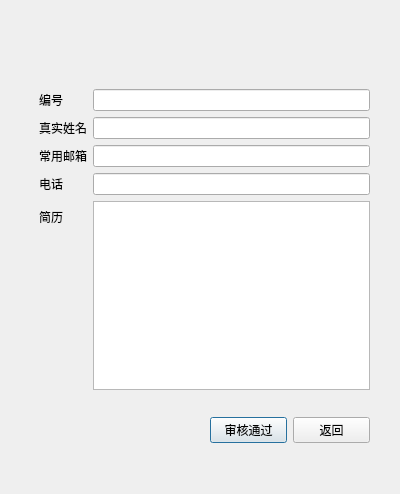
<?xml version="1.0" encoding="UTF-8"?>
<ui version="4.0">
 <class>AuditDlg</class>
 <widget class="QDialog" name="AuditDlg">
  <property name="geometry">
   <rect>
    <x>0</x>
    <y>0</y>
    <width>400</width>
    <height>494</height>
   </rect>
  </property>
  <property name="windowTitle">
   <string>Dialog</string>
  </property>
  <widget class="QLabel" name="labFront">
   <property name="geometry">
    <rect>
     <x>50</x>
     <y>10</y>
     <width>281</width>
     <height>51</height>
    </rect>
   </property>
   <property name="font">
    <font>
     <pointsize>20</pointsize>
    </font>
   </property>
   <property name="text">
    <string/>
   </property>
   <property name="alignment">
    <set>Qt::AlignCenter</set>
   </property>
  </widget>
  <widget class="QWidget" name="formLayoutWidget">
   <property name="geometry">
    <rect>
     <x>39</x>
     <y>89</y>
     <width>331</width>
     <height>301</height>
    </rect>
   </property>
   <layout class="QFormLayout" name="formLayout">
    <item row="0" column="0">
     <widget class="QLabel" name="LabCode">
      <property name="text">
       <string>编号</string>
      </property>
     </widget>
    </item>
    <item row="0" column="1">
     <widget class="QLineEdit" name="LineEditCode"/>
    </item>
    <item row="1" column="0">
     <widget class="QLabel" name="LabName">
      <property name="text">
       <string>真实姓名</string>
      </property>
     </widget>
    </item>
    <item row="1" column="1">
     <widget class="QLineEdit" name="LineEditName"/>
    </item>
    <item row="2" column="0">
     <widget class="QLabel" name="LabEmail">
      <property name="text">
       <string>常用邮箱</string>
      </property>
     </widget>
    </item>
    <item row="2" column="1">
     <widget class="QLineEdit" name="LineEditEmail"/>
    </item>
    <item row="3" column="0">
     <widget class="QLabel" name="LabPhone">
      <property name="text">
       <string>电话</string>
      </property>
     </widget>
    </item>
    <item row="3" column="1">
     <widget class="QLineEdit" name="LineEditPhone"/>
    </item>
    <item row="4" column="0">
     <widget class="QLabel" name="labCV">
      <property name="text">
       <string>简历</string>
      </property>
     </widget>
    </item>
    <item row="4" column="1">
     <widget class="QPlainTextEdit" name="plainTextEditCV"/>
    </item>
   </layout>
  </widget>
  <widget class="QWidget" name="horizontalLayoutWidget">
   <property name="geometry">
    <rect>
     <x>210</x>
     <y>410</y>
     <width>160</width>
     <height>41</height>
    </rect>
   </property>
   <layout class="QHBoxLayout" name="horizontalLayout">
    <item>
     <widget class="QPushButton" name="passBtn">
      <property name="text">
       <string>审核通过</string>
      </property>
     </widget>
    </item>
    <item>
     <widget class="QPushButton" name="quitBtn">
      <property name="text">
       <string>返回</string>
      </property>
     </widget>
    </item>
   </layout>
  </widget>
 </widget>
 <resources/>
 <connections>
  <connection>
   <sender>quitBtn</sender>
   <signal>clicked()</signal>
   <receiver>AuditDlg</receiver>
   <slot>close()</slot>
   <hints>
    <hint type="sourcelabel">
     <x>323</x>
     <y>430</y>
    </hint>
    <hint type="destinationlabel">
     <x>352</x>
     <y>453</y>
    </hint>
   </hints>
  </connection>
 </connections>
</ui>
